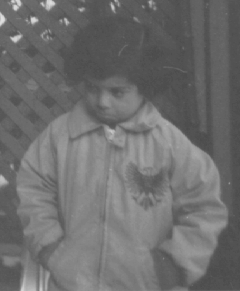
%> input picture 数字图像处理/2/pout.tif, 240 x 291 px
$ octave 2.m   (GNU Octave 9; MATLAB toolbox functions it lacks are replaced by stand-ins)
%> lines starting %> are read from the running program, lines starting %| are printed output that depends on the picture
f=imread('pout.tif');
%> f is the input picture: size 291x240 uint8; min 74, max 224, mean 110.3
a=min(min(f));
%> a = 74
b=max(max(f));
%> b = 224
g=uint8(double(f-a)/double(b-a)*255);
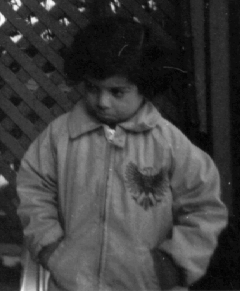
%> g: size 291x240 uint8; min 0, max 255, mean 61.8
subplot(2,2,1);imshow(f);title('pout');
subplot(2,2,2);imshow(g);title('linear');
subplot(2,2,3);hist(f);title('pout-hist');
subplot(2,2,4);hist(g);title('linear-hist');
%> after `title('linear-hist')`:
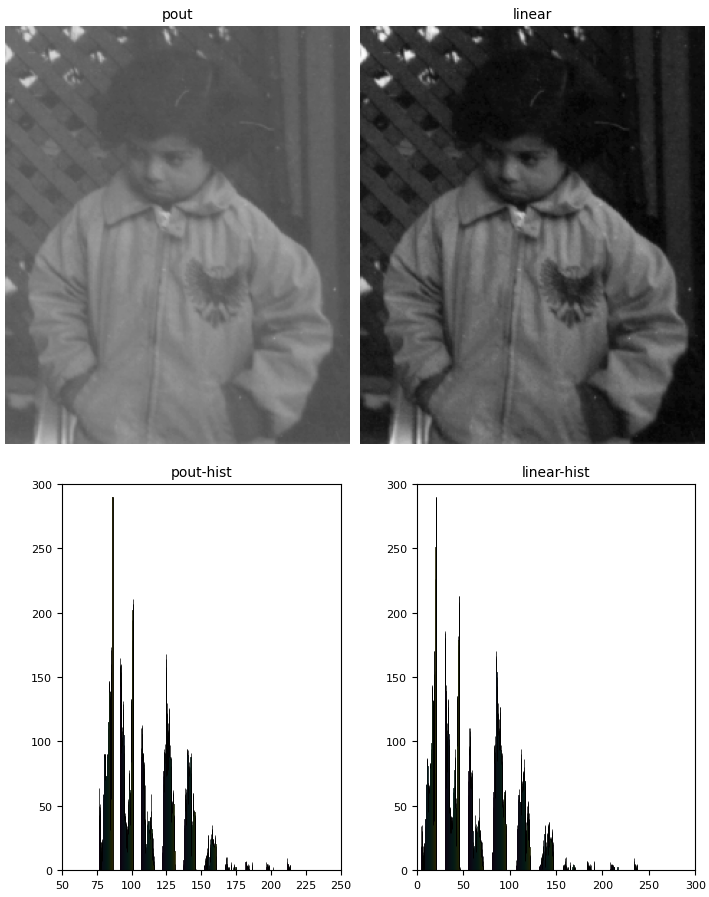
%> figure redrawn from the program's plot data, 4 panels
